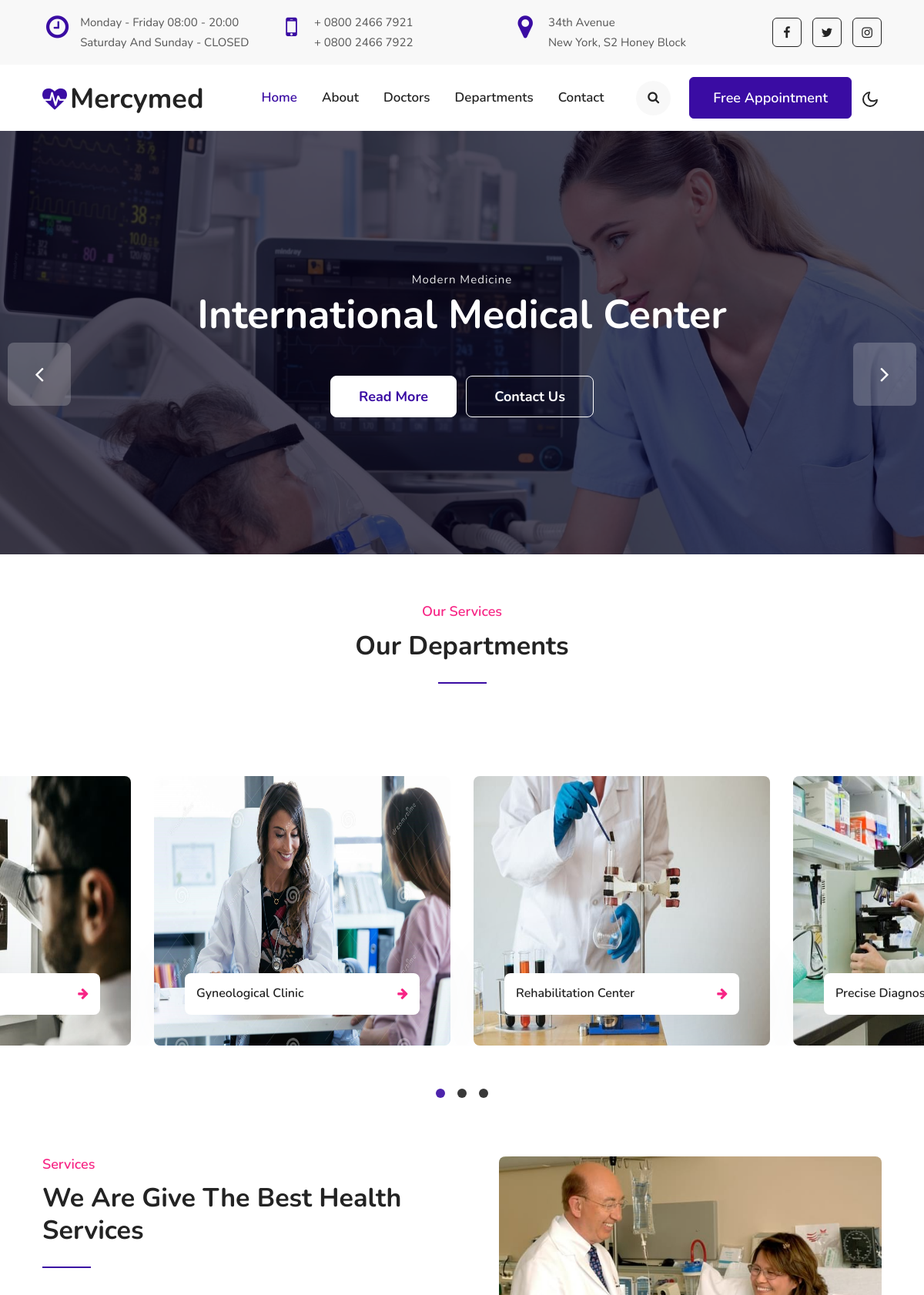
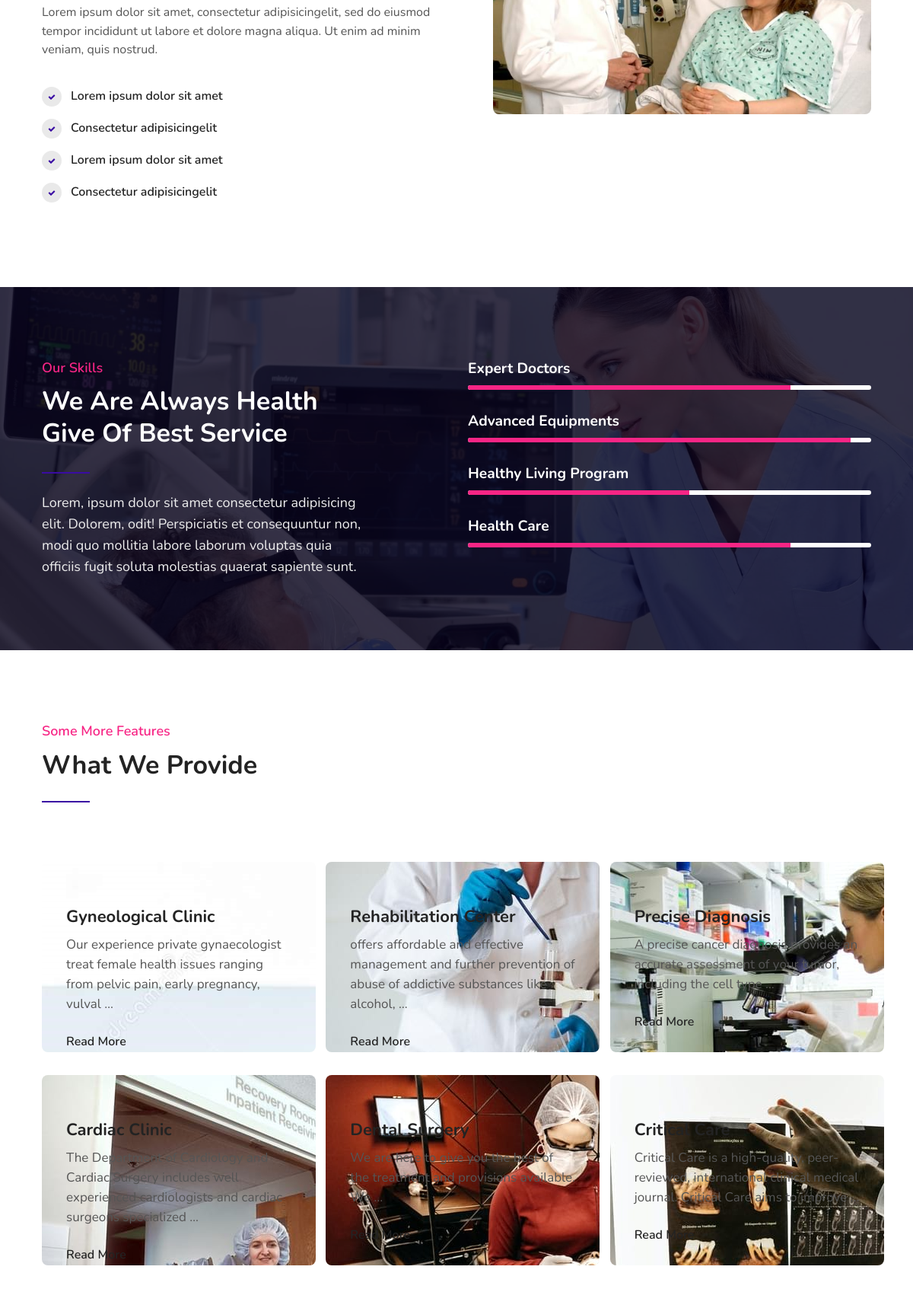
Page /department/ (upper part) on the committed database (2 pictures, top to bottom).
### home/models.py (models this page shows, shortened)
class departments(models.Model):
    dept_name = models.CharField(max_length=50)
    dept_description = models.TextField()
    dept_image = models.ImageField(upload_to='departments')

### home/views.py (the view)
# urls.py: path('department/', views.department, name='department'),
def department(request):
    dict_dept = {
        'dept': departments.objects.all()
    }
    return render(request, 'department.html', dict_dept)

### templates/department.html (shortened to what this page needs)
{% extends 'base.html' %}
{% block body %}
  <section class="w3l-news-sec">
    <div class="news-mainhny py-5">
      <div class="container text-center py-lg-3">
        <div class="title-content text-center mb-lg-5 mb-4">
          <h6 class="sub-titlehny">Our Services</h6>
          <h3 class="hny-title">
            Our Departments</h3>
          <div class="separatorhny"></div>
        </div>
      </div>
      <div class="owl-news owl-carousel owl-theme">
        {% for d in dept %}
        <div class="item">
          <a class="nav-link" href="{% url 'department' %}#dept">
          <div class="news-img position-relative">
            <a href="{% url 'department' %}#dept"><img src="{{d.dept_image.url}}" style="width:650px;height:350px" class="img-fluid" alt="news image"></a>
            <div class="title-wrap">
              <a href="{% url 'department' %}#dept">
                <h4 class="title">{{d.dept_name}}</h4>
              </a>
              <a href="{% url 'department' %}#dept" class="text-right"><span class="fa fa-arrow-right"></span></a>
            </div>
          </div></a>
        </div>
        {% endfor %}
      </div>
    </div>
  </section>
  <section class="w3l-services1">
    <div id="content-with-photo4-block" class="py-5">
      <div class="container py-md-5 py-3">
        <div class="cwp4-two row">
          <div class="cwp4-text col-lg-6">
            <h6 class="sub-titlehny">Services</h6>
            <h3 class="hny-title">We are give the best Health services</h3>
            <div class="separatorhny"></div>
            <p>Lorem ipsum dolor sit amet, consectetur adipisicingelit, sed do eiusmod tempor incididunt ut labore et
              dolore magna aliqua. Ut enim ad
              minim veniam, quis nostrud.
            </p>
            <ul class="cont-4">
              <li><span class="fa fa-check"></span>Lorem ipsum dolor sit amet</li>
              <li><span class="fa fa-check"></span>Consectetur adipisicingelit </li>
              <li><span class="fa fa-check"></span>Lorem ipsum dolor sit amet</li>
              <li><span class="fa fa-check"></span>Consectetur adipisicingelit</li>
            </ul>
          </div>
          <div class="cwp4-image col-lg-6 pl-lg-5 mt-lg-0 mt-5">
            <img src="static/images/7.jpg" class="img-curve img-fluid" alt="" />
          </div>
        </div>
      </div>
    </div>
  </section>
    <section class="w3l-content-6 py-5">
      <div class="content-6-mian py-lg-5 py-md-4">
        <div class="container">
          <div class="content-info-in row">
            <div class="content-gd col-lg-5">
              <h6 class="sub-titlehny">Our Skills</h6>
              <h3 class="hny-title two mb-4">We Are Always Health Give Of Best Service</h3>
              <div class="separatorhny"></div>
              <p>Lorem, ipsum dolor sit amet consectetur adipisicing elit. Dolorem, odit! Perspiciatis et
                consequuntur non, modi quo mollitia labore laborum voluptas quia officiis fugit soluta molestias
                quaerat sapiente sunt.
              </p>
            </div>
            <div class="content-gd col-lg-6 offset-lg-1">
              <div class="progress-info">
                <h6 class="progress-tittle">Expert Doctors</h6>
                <div class="progress">
                  <div class="progress-bar progress-bar-striped" role="progressbar" style="width: 80%" aria-valuenow="80"
                    aria-valuemin="0" aria-valuemax="100">
                  </div>
                </div>
              </div>
              <div class="progress-info">
                <h6 class="progress-tittle">Advanced Equipments
                </h6>
                <div class="progress">
                  <div class="progress-bar progress-bar-striped" role="progressbar" style="width: 95%" aria-valuenow="95"
                    aria-valuemin="0" aria-valuemax="100">
                  </div>
                </div>
              </div>
              <div class="progress-info">
                <h6 class="progress-tittle">Healthy Living Program</h6>
                <div class="progress">
                  <div class="progress-bar progress-bar-striped" role="progressbar" style="width: 55%" aria-valuenow="55"
                    aria-valuemin="0" aria-valuemax="100">
                  </div>
                </div>
              </div>
              <div class="progress-info mb-0">
                <h6 class="progress-tittle">Health Care</h6>
                <div class="progress">
                  <div class="progress-bar progress-bar-striped" role="progressbar" style="width: 80%" aria-valuenow="80"
                    aria-valuemin="0" aria-valuemax="100">
                  </div>
                </div>
              </div>
            </div>
          </div>
        </div>
      </div>
    </section>
  <div class="w3l-services2 py-5" id="dept">
    <div class="container py-xl-5 py-3">
      <div class="title-content">
        <h6 class="sub-titlehny">Some More Features</h6>
        <h3 class="hny-title">What We Provide</h3>
        <div class="separatorhny"></div>
      </div>
      <div class="row features mt-4">
        {% for d in dept %}
        <div class="col-lg-4 col-md-6 feature-grid">
          <div class="feature-body" style="background-image:url({{d.dept_image.url}});width:360px;height:250px">
            <div class="feature-info mt-4"><a href="#url">
                <h3 class="feature-titel mb-2">{{d.dept_name}}</h3>
                <p class="feature-text">{{d.dept_description|truncatewords:15}}
                </p>
              </a><a href="{% url 'department' %}#dept" class="read mt-4 d-block"> Read More</a>
            </div>
          </div>
        </div>
        {% endfor %}
      </div>
    </div>
  </div>
{% endblock %}

### rows in the picture
departments: dept_image (picture), dept_name "Gyneological Clinic", dept_description "Our experience private gynaecologist treat female health issues ranging from pelvic pain, early pregnancy, vulval …"
departments: dept_image (picture), dept_name "Rehabilitation Center", dept_description "offers affordable and effective management and further prevention of abuse of addictive substances like alcohol, …"
departments: dept_image (picture), dept_name "Precise…", dept_name "Precise Diagnosis", dept_description "A precise cancer diagnosis provides an accurate assessment of your tumor, including the cell type …"
departments: dept_image (picture), dept_name "Critical Care", dept_description "Critical Care is a high-quality, peer-reviewed, international clinical medical journal. Critical Care aims to improve …"
departments: dept_image (picture), dept_name "Cardiac Clinic", dept_description "The Department of Cardiology and Cardiac Surgery includes well experienced cardiologists and cardiac surgeons specialized …"
departments: dept_image (picture), dept_name "Dental Surgery", dept_description "We are here to give you the best of the treatment and provisions available. We …"
